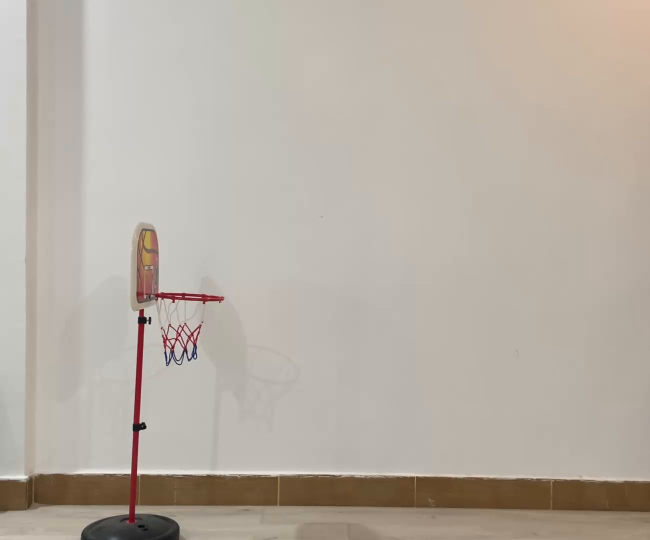
#> input picture frame 6 of vid (3).mp4, 1300 x 1080 px (shown at 1/2 size)
$ python cam_and_vid_cap.py
#> lines starting #> are read from the running program, lines starting #| are printed output that depends on the picture
import numpy as np
import cv2

cap = cv2.VideoCapture(r'vid (3).mp4')

if not cap.isOpened():
    print("Error: Could not open video source.")
    exit()

while True:
    # Capture frame-by-frame
    ret, frame = cap.read()
#> frame is the input picture: shape (1080, 1300, 3); mean B, G, R 164.2, 174.6, 183
    width = int(cap.get(3))#give width of video
    height = int(cap.get(4))#give height of video

    image = np.zeros(frame.shape, np.uint8)#blank image

    smaller_frame = cv2.resize(frame, (0,0), fx=0.5, fy=0.5)
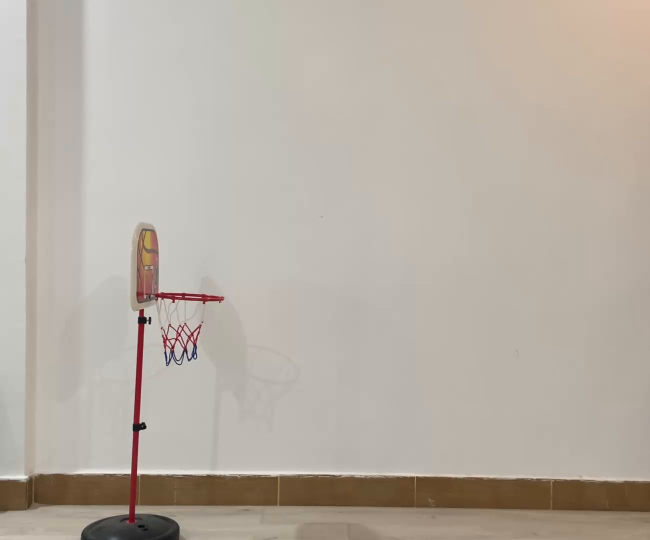
#> smaller_frame: shape (540, 650, 3); mean B, G, R 164.3, 174.6, 183
    image[:height//2, :width//2] = cv2.rotate(smaller_frame, cv2.ROTATE_90_CLOCKWISE).reshape(540,650,3)#top left
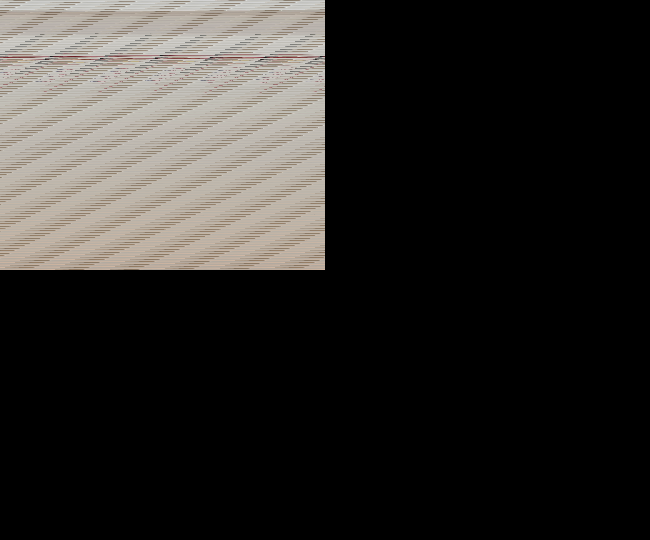
#> image: shape (1080, 1300, 3) (shown at 1/2 size); mean B, G, R 41.1, 43.7, 45.8
    image[height//2:, :width//2] = smaller_frame#top right
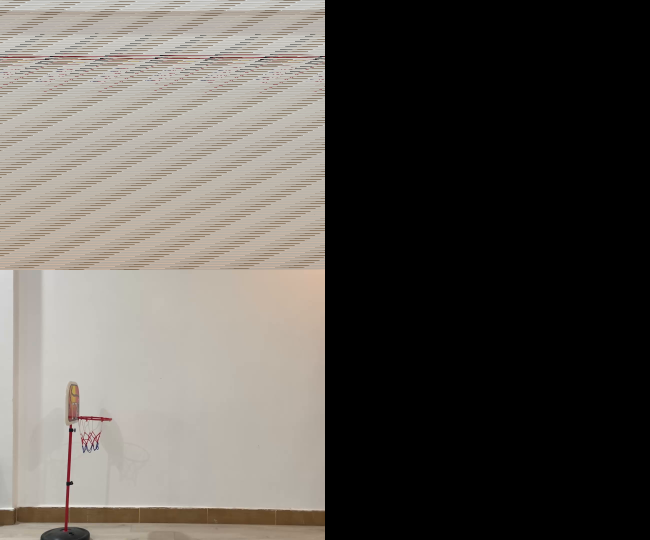
#> image: shape (1080, 1300, 3) (shown at 1/2 size); mean B, G, R 82.1, 87.3, 91.5
    image[:height//2, width//2:] = smaller_frame
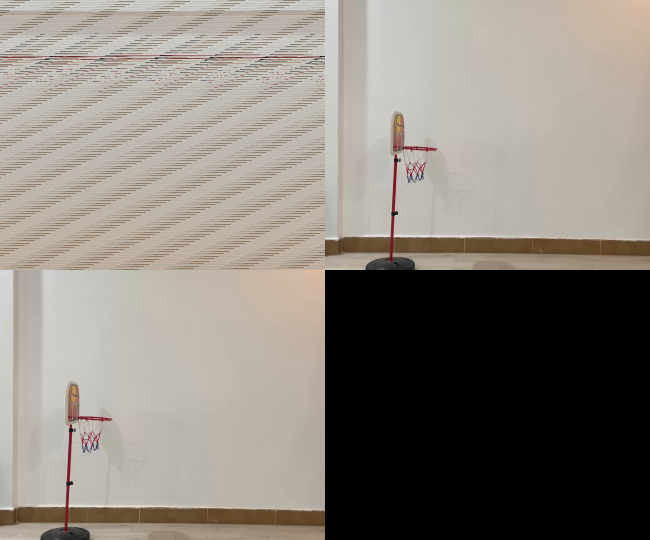
#> image: shape (1080, 1300, 3) (shown at 1/2 size); mean B, G, R 123.2, 131, 137.3
    image[height//2:, width//2:] = smaller_frame#bottom left
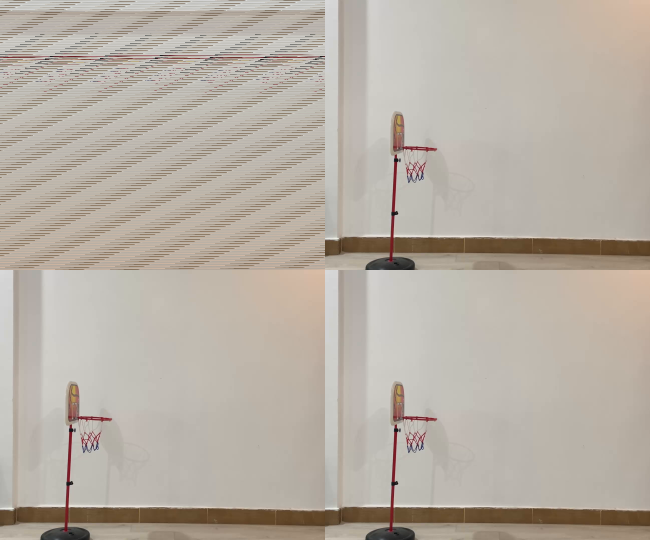
#> image: shape (1080, 1300, 3) (shown at 1/2 size); mean B, G, R 164.3, 174.6, 183

    #pasting 4 frames in an image by making smaller sized frames

    # Display the resulting frame
    cv2.imshow('frame', image)


    # Exit the loop when 'q' is pressed
    if cv2.waitKey(1) == ord('q'):
#> (key q is pressed here)
        break

# Release the capture and close windows
cap.release()
cv2.destroyAllWindows()

$ run again, starting later in the video
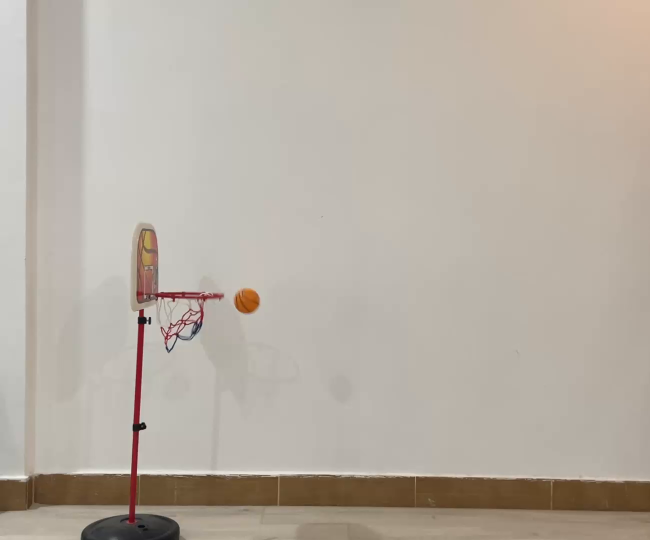
#> input picture frame 30 of vid (3).mp4, 1300 x 1080 px (shown at 1/2 size)
#> frame is the input picture: shape (1080, 1300, 3); mean B, G, R 163.9, 174.5, 183
#> `image[:height//2, width//2:] = smaller_frame`:
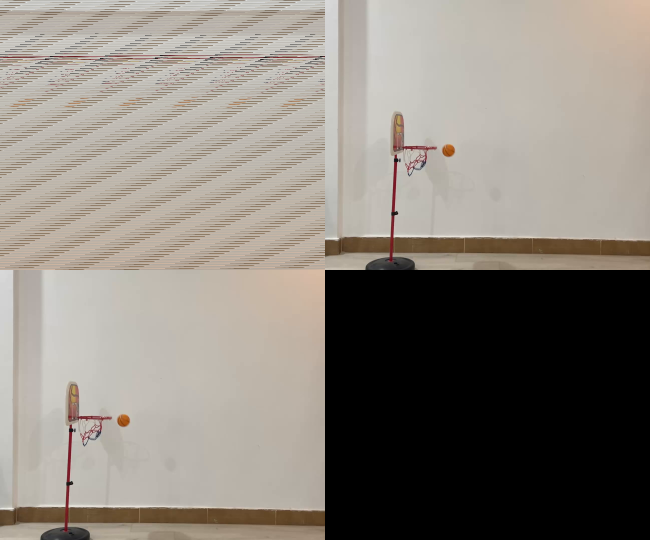
#> image: shape (1080, 1300, 3) (shown at 1/2 size); mean B, G, R 123, 130.9, 137.3
#> `image[height//2:, width//2:] = smaller_frame#bottom left`:
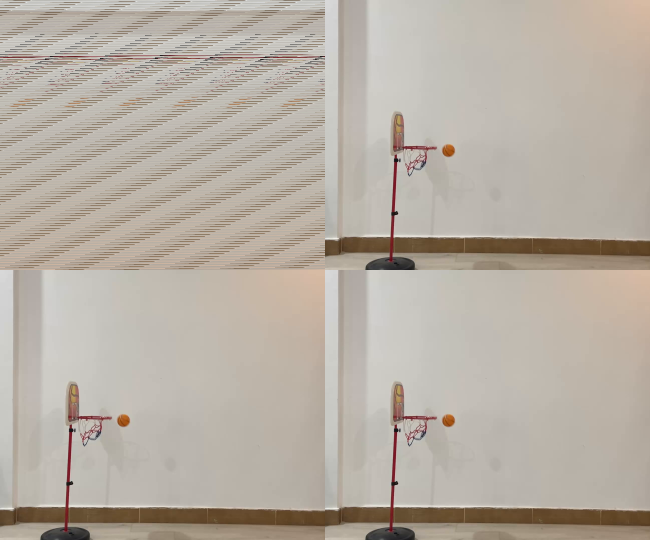
#> image: shape (1080, 1300, 3) (shown at 1/2 size); mean B, G, R 163.9, 174.5, 183
